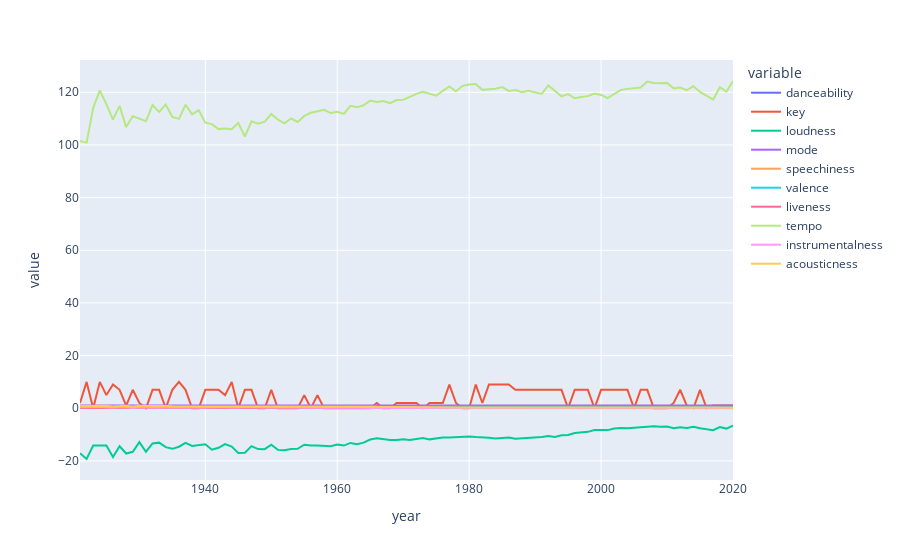

Notebook cell for this chart:
### Code cell
import plotly.express as px

sound_features = ['danceability', 'key', 'loudness', 'mode', 'speechiness', 'valence', 'liveness', 'tempo', 'instrumentalness', 'acousticness']
fig = px.line(data_year, x='year', y=sound_features)
fig.show()
